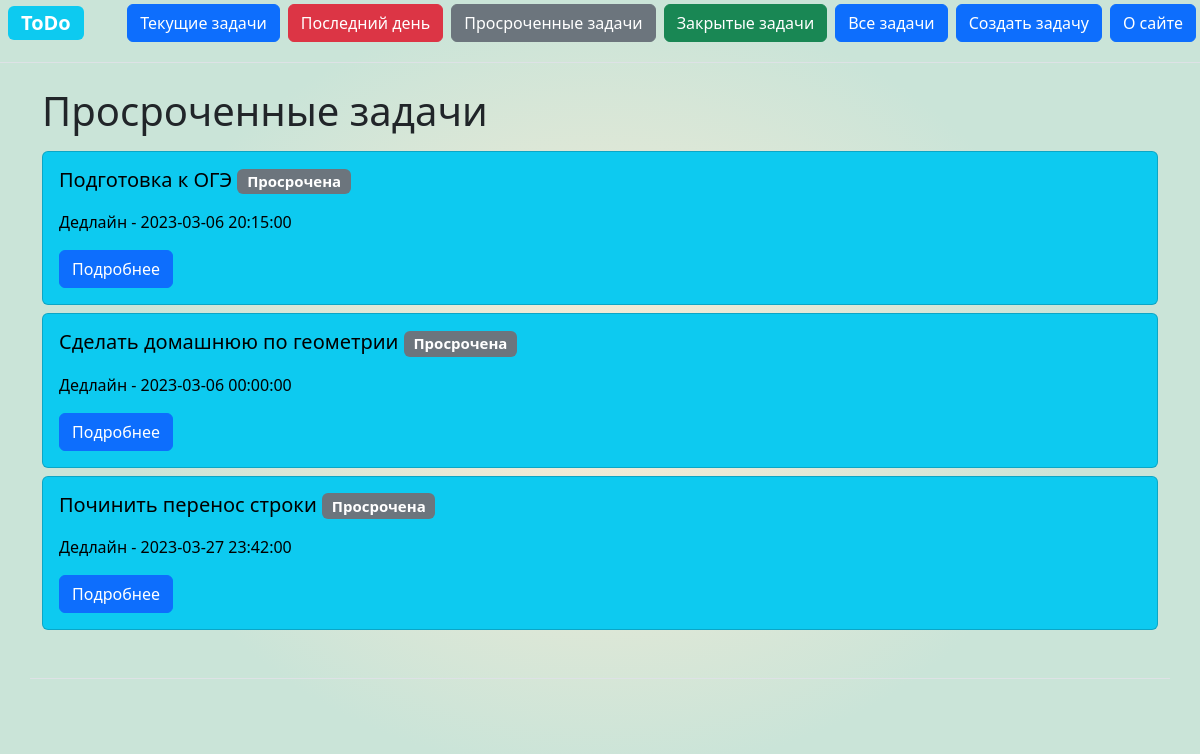
Screenshot of /tasks/overdue (signed in) with the database file from the repository.
### task/models.py (models this page shows, shortened)
class Task(db.Model):
    id = db.Column(db.Integer, primary_key=True)
    title = db.Column(db.String(100), nullable=False)
    text = db.Column(db.Text, nullable=False)
    status = db.Column(db.Integer, default=0) #статус задачи: 0 - в работе, 1 - исполнена
    deadline = db.Column(db.DateTime, nullable=False)
    date = db.Column(db.DateTime, default=datetime.utcnow)
    def get_status(self):
        if self.deadline < datetime.now() and self.status != 1:
            return 2 #статус 2 - просрочена
        elif (self.deadline - datetime.now()).days < 1 and self.status != 1:
            return 3 #статус 3 - срочно (меньше суток)
        else:
            return self.status

### task/routes.py (the view)
@app.route('/tasks/overdue')
@login_required
def tasks_overdue():
    overdue_tasks = Task.query.order_by(Task.date.desc()).filter_by(status=0).all()
    tasks = []
    for task in overdue_tasks:
        if task.get_status() == 2:
            tasks.append(task)
    return render_template("tasks_overdue.html", tasks=tasks)

### task/models.py (called while the page is built)
    @manager.user_loader
    def load_user(user_id):
        return User.query.get(user_id)

### task/templates/tasks_overdue.html (shortened to what this page needs)
{% extends 'base.html' %}
{% block body%}
    <h1>Просроченные задачи</h1>
    {% if tasks %}
    {% for task in tasks %}
        <div class="card-group pt-2">
            <div class="card text-black bg-info" >
               <div class="card-body" bis_skin_checked="1">
                   <h5 class="card-title">{{ task.title }}
                     {% if task.get_status() == 2 %}
                <span class="badge bg-secondary text-wrap">Просрочена</span>
            {% endif %}</p></h5>
                  <p class="card-text">Дедлайн - {{ task.deadline }}</p>
                  <a href="/tasks/{{ task.id }}" class="btn btn-primary">Подробнее</a>
               </div>
            </div>
        </div>
    {% endfor %}
    {% else %}
        <p>Нет завершенных задач</p>
    {% endif %}
{% endblock %}

### task/static/css/main.css (style rules this page uses)
body { background: radial-gradient(40% 50%, #FAECD5, #CAE4D8); }

### rows the page displays
Task: title "Подготовка к ОГЭ", status "Просрочена", deadline "2023-03-06 20:15:00"
Task: title "Сделать домашнюю по геометрии", status "Просрочена", deadline "2023-03-06 00:00:00"
Task: title "Починить перенос строки", status "Просрочена", deadline "2023-03-27 23:42:00"
